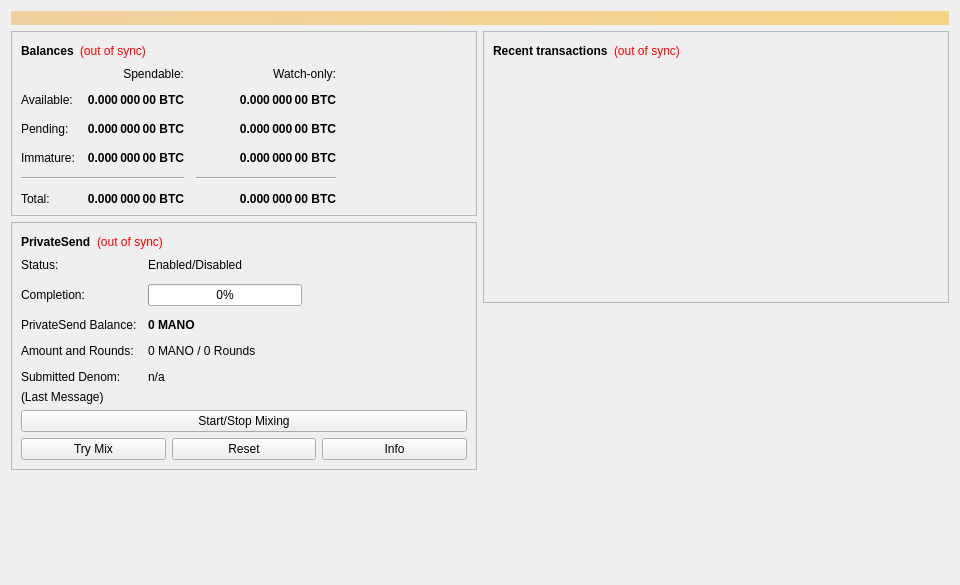
<?xml version="1.0" encoding="UTF-8"?>
<ui version="4.0">
 <class>OverviewPage</class>
 <widget class="QWidget" name="OverviewPage">
  <property name="geometry">
   <rect>
    <x>0</x>
    <y>0</y>
    <width>960</width>
    <height>585</height>
   </rect>
  </property>
  <property name="minimumSize">
   <size>
    <width>960</width>
    <height>0</height>
   </size>
  </property>
  <property name="windowTitle">
   <string>Form</string>
  </property>
  <layout class="QVBoxLayout" name="topLayout">
   <item>
    <widget class="QLabel" name="labelAlerts">
     <property name="visible">
      <bool>false</bool>
     </property>
     <property name="styleSheet">
      <string notr="true">QLabel { background-color: qlineargradient(x1: 0, y1: 0, x2: 1, y2: 0, stop:0 #F0D0A0, stop:1 #F8D488); color:#000000; }</string>
     </property>
     <property name="wordWrap">
      <bool>true</bool>
     </property>
     <property name="margin">
      <number>3</number>
     </property>
     <property name="textInteractionFlags">
      <set>Qt::TextSelectableByMouse</set>
     </property>
    </widget>
   </item>
   <item>
    <layout class="QHBoxLayout" name="horizontalLayout" stretch="1,1">
     <item>
      <layout class="QVBoxLayout" name="verticalLayout_2">
       <item>
        <widget class="QFrame" name="frame">
         <property name="frameShape">
          <enum>QFrame::StyledPanel</enum>
         </property>
         <property name="frameShadow">
          <enum>QFrame::Raised</enum>
         </property>
         <layout class="QVBoxLayout" name="verticalLayout_4">
          <item>
           <layout class="QHBoxLayout" name="horizontalLayout_4">
            <item>
             <widget class="QLabel" name="label_5">
              <property name="font">
               <font>
                <weight>75</weight>
                <bold>true</bold>
               </font>
              </property>
              <property name="text">
               <string>Balances</string>
              </property>
             </widget>
            </item>
            <item>
             <widget class="QLabel" name="labelWalletStatus">
              <property name="toolTip">
               <string>The displayed information may be out of date. Your wallet automatically synchronizes with the Mano network after a connection is established, but this process has not completed yet.</string>
              </property>
              <property name="styleSheet">
               <string notr="true">QLabel { color: red; }</string>
              </property>
              <property name="text">
               <string notr="true">(out of sync)</string>
              </property>
              <property name="alignment">
               <set>Qt::AlignLeading|Qt::AlignLeft|Qt::AlignVCenter</set>
              </property>
             </widget>
            </item>
            <item>
             <spacer name="horizontalSpacer_3">
              <property name="orientation">
               <enum>Qt::Horizontal</enum>
              </property>
              <property name="sizeHint" stdset="0">
               <size>
                <width>40</width>
                <height>20</height>
               </size>
              </property>
             </spacer>
            </item>
           </layout>
          </item>
          <item>
           <layout class="QGridLayout" name="gridLayout">
            <property name="spacing">
             <number>12</number>
            </property>
            <item row="2" column="2">
             <widget class="QLabel" name="labelWatchPending">
              <property name="font">
               <font>
                <weight>75</weight>
                <bold>true</bold>
               </font>
              </property>
              <property name="cursor">
               <cursorShape>IBeamCursor</cursorShape>
              </property>
              <property name="toolTip">
               <string>Unconfirmed transactions to watch-only addresses</string>
              </property>
              <property name="text">
               <string notr="true">0.000 000 00 BTC</string>
              </property>
              <property name="alignment">
               <set>Qt::AlignRight|Qt::AlignTrailing|Qt::AlignVCenter</set>
              </property>
              <property name="textInteractionFlags">
               <set>Qt::LinksAccessibleByMouse|Qt::TextSelectableByKeyboard|Qt::TextSelectableByMouse</set>
              </property>
             </widget>
            </item>
            <item row="2" column="1">
             <widget class="QLabel" name="labelUnconfirmed">
              <property name="font">
               <font>
                <weight>75</weight>
                <bold>true</bold>
               </font>
              </property>
              <property name="cursor">
               <cursorShape>IBeamCursor</cursorShape>
              </property>
              <property name="toolTip">
               <string>Total of transactions that have yet to be confirmed, and do not yet count toward the spendable balance</string>
              </property>
              <property name="text">
               <string notr="true">0.000 000 00 BTC</string>
              </property>
              <property name="alignment">
               <set>Qt::AlignRight|Qt::AlignTrailing|Qt::AlignVCenter</set>
              </property>
              <property name="textInteractionFlags">
               <set>Qt::LinksAccessibleByMouse|Qt::TextSelectableByKeyboard|Qt::TextSelectableByMouse</set>
              </property>
             </widget>
            </item>
            <item row="3" column="2">
             <widget class="QLabel" name="labelWatchImmature">
              <property name="font">
               <font>
                <weight>75</weight>
                <bold>true</bold>
               </font>
              </property>
              <property name="cursor">
               <cursorShape>IBeamCursor</cursorShape>
              </property>
              <property name="toolTip">
               <string>Mined balance in watch-only addresses that has not yet matured</string>
              </property>
              <property name="text">
               <string notr="true">0.000 000 00 BTC</string>
              </property>
              <property name="alignment">
               <set>Qt::AlignRight|Qt::AlignTrailing|Qt::AlignVCenter</set>
              </property>
              <property name="textInteractionFlags">
               <set>Qt::LinksAccessibleByMouse|Qt::TextSelectableByKeyboard|Qt::TextSelectableByMouse</set>
              </property>
             </widget>
            </item>
            <item row="4" column="0" colspan="2">
             <widget class="Line" name="lineSpendableBalance">
              <property name="orientation">
               <enum>Qt::Horizontal</enum>
              </property>
             </widget>
            </item>
            <item row="4" column="2">
             <widget class="Line" name="lineWatchBalance">
              <property name="sizePolicy">
               <sizepolicy hsizetype="Preferred" vsizetype="Fixed">
                <horstretch>0</horstretch>
                <verstretch>0</verstretch>
               </sizepolicy>
              </property>
              <property name="minimumSize">
               <size>
                <width>140</width>
                <height>0</height>
               </size>
              </property>
              <property name="orientation">
               <enum>Qt::Horizontal</enum>
              </property>
             </widget>
            </item>
            <item row="5" column="0">
             <widget class="QLabel" name="labelTotalText">
              <property name="text">
               <string>Total:</string>
              </property>
             </widget>
            </item>
            <item row="3" column="1">
             <widget class="QLabel" name="labelImmature">
              <property name="font">
               <font>
                <weight>75</weight>
                <bold>true</bold>
               </font>
              </property>
              <property name="cursor">
               <cursorShape>IBeamCursor</cursorShape>
              </property>
              <property name="toolTip">
               <string>Mined balance that has not yet matured</string>
              </property>
              <property name="text">
               <string notr="true">0.000 000 00 BTC</string>
              </property>
              <property name="alignment">
               <set>Qt::AlignRight|Qt::AlignTrailing|Qt::AlignVCenter</set>
              </property>
              <property name="textInteractionFlags">
               <set>Qt::LinksAccessibleByMouse|Qt::TextSelectableByKeyboard|Qt::TextSelectableByMouse</set>
              </property>
             </widget>
            </item>
            <item row="2" column="3">
             <spacer name="horizontalSpacer_2">
              <property name="orientation">
               <enum>Qt::Horizontal</enum>
              </property>
              <property name="sizeHint" stdset="0">
               <size>
                <width>40</width>
                <height>20</height>
               </size>
              </property>
             </spacer>
            </item>
            <item row="3" column="0">
             <widget class="QLabel" name="labelImmatureText">
              <property name="text">
               <string>Immature:</string>
              </property>
             </widget>
            </item>
            <item row="5" column="1">
             <widget class="QLabel" name="labelTotal">
              <property name="font">
               <font>
                <weight>75</weight>
                <bold>true</bold>
               </font>
              </property>
              <property name="cursor">
               <cursorShape>IBeamCursor</cursorShape>
              </property>
              <property name="toolTip">
               <string>Your current total balance</string>
              </property>
              <property name="text">
               <string notr="true">0.000 000 00 BTC</string>
              </property>
              <property name="alignment">
               <set>Qt::AlignRight|Qt::AlignTrailing|Qt::AlignVCenter</set>
              </property>
              <property name="textInteractionFlags">
               <set>Qt::LinksAccessibleByMouse|Qt::TextSelectableByKeyboard|Qt::TextSelectableByMouse</set>
              </property>
             </widget>
            </item>
            <item row="5" column="2">
             <widget class="QLabel" name="labelWatchTotal">
              <property name="font">
               <font>
                <weight>75</weight>
                <bold>true</bold>
               </font>
              </property>
              <property name="cursor">
               <cursorShape>IBeamCursor</cursorShape>
              </property>
              <property name="toolTip">
               <string>Current total balance in watch-only addresses</string>
              </property>
              <property name="text">
               <string notr="true">0.000 000 00 BTC</string>
              </property>
              <property name="alignment">
               <set>Qt::AlignRight|Qt::AlignTrailing|Qt::AlignVCenter</set>
              </property>
              <property name="textInteractionFlags">
               <set>Qt::LinksAccessibleByMouse|Qt::TextSelectableByKeyboard|Qt::TextSelectableByMouse</set>
              </property>
             </widget>
            </item>
            <item row="0" column="2">
             <widget class="QLabel" name="labelWatchonly">
              <property name="text">
               <string>Watch-only:</string>
              </property>
              <property name="alignment">
               <set>Qt::AlignRight|Qt::AlignTrailing|Qt::AlignVCenter</set>
              </property>
             </widget>
            </item>
            <item row="1" column="0">
             <widget class="QLabel" name="labelBalanceText">
              <property name="text">
               <string>Available:</string>
              </property>
             </widget>
            </item>
            <item row="1" column="1">
             <widget class="QLabel" name="labelBalance">
              <property name="font">
               <font>
                <weight>75</weight>
                <bold>true</bold>
               </font>
              </property>
              <property name="cursor">
               <cursorShape>IBeamCursor</cursorShape>
              </property>
              <property name="toolTip">
               <string>Your current spendable balance</string>
              </property>
              <property name="text">
               <string notr="true">0.000 000 00 BTC</string>
              </property>
              <property name="alignment">
               <set>Qt::AlignRight|Qt::AlignTrailing|Qt::AlignVCenter</set>
              </property>
              <property name="textInteractionFlags">
               <set>Qt::LinksAccessibleByMouse|Qt::TextSelectableByKeyboard|Qt::TextSelectableByMouse</set>
              </property>
             </widget>
            </item>
            <item row="1" column="2">
             <widget class="QLabel" name="labelWatchAvailable">
              <property name="font">
               <font>
                <weight>75</weight>
                <bold>true</bold>
               </font>
              </property>
              <property name="cursor">
               <cursorShape>IBeamCursor</cursorShape>
              </property>
              <property name="toolTip">
               <string>Your current balance in watch-only addresses</string>
              </property>
              <property name="text">
               <string notr="true">0.000 000 00 BTC</string>
              </property>
              <property name="alignment">
               <set>Qt::AlignRight|Qt::AlignTrailing|Qt::AlignVCenter</set>
              </property>
              <property name="textInteractionFlags">
               <set>Qt::LinksAccessibleByMouse|Qt::TextSelectableByKeyboard|Qt::TextSelectableByMouse</set>
              </property>
             </widget>
            </item>
            <item row="2" column="0">
             <widget class="QLabel" name="labelPendingText">
              <property name="text">
               <string>Pending:</string>
              </property>
             </widget>
            </item>
            <item row="0" column="1">
             <widget class="QLabel" name="labelSpendable">
              <property name="text">
               <string>Spendable:</string>
              </property>
              <property name="alignment">
               <set>Qt::AlignRight|Qt::AlignTrailing|Qt::AlignVCenter</set>
              </property>
             </widget>
            </item>
           </layout>
          </item>
         </layout>
        </widget>
       </item>
       <item>
        <widget class="QFrame" name="framePrivateSend">
         <property name="layoutDirection">
          <enum>Qt::LeftToRight</enum>
         </property>
         <property name="frameShape">
          <enum>QFrame::StyledPanel</enum>
         </property>
         <property name="frameShadow">
          <enum>QFrame::Raised</enum>
         </property>
         <layout class="QVBoxLayout" name="VerticalLayout_PS1">
          <item>
           <layout class="QHBoxLayout" name="horizontalLayout_5">
            <item>
             <widget class="QLabel" name="labelPrivateSendHeader">
              <property name="font">
               <font>
                <weight>75</weight>
                <bold>true</bold>
               </font>
              </property>
              <property name="text">
               <string>PrivateSend</string>
              </property>
             </widget>
            </item>
            <item>
             <widget class="QLabel" name="labelPrivateSendSyncStatus">
              <property name="toolTip">
               <string>The displayed information may be out of date. Your wallet automatically synchronizes with the Mano network after a connection is established, but this process has not completed yet.</string>
              </property>
              <property name="styleSheet">
               <string notr="true">QLabel { color: red; }</string>
              </property>
              <property name="text">
               <string notr="true">(out of sync)</string>
              </property>
              <property name="alignment">
               <set>Qt::AlignLeading|Qt::AlignLeft|Qt::AlignVCenter</set>
              </property>
             </widget>
            </item>
            <item>
             <spacer name="horizontalSpacer_4">
              <property name="orientation">
               <enum>Qt::Horizontal</enum>
              </property>
              <property name="sizeHint" stdset="0">
               <size>
                <width>40</width>
                <height>20</height>
               </size>
              </property>
             </spacer>
            </item>
           </layout>
          </item>
          <item>
           <layout class="QFormLayout" name="privateSendFormLayout">
            <property name="fieldGrowthPolicy">
             <enum>QFormLayout::AllNonFixedFieldsGrow</enum>
            </property>
            <property name="horizontalSpacing">
             <number>11</number>
            </property>
            <property name="verticalSpacing">
             <number>12</number>
            </property>
            <item row="0" column="0">
             <widget class="QLabel" name="labelPrivateSendEnabledText">
              <property name="text">
               <string>Status:</string>
              </property>
             </widget>
            </item>
            <item row="0" column="1">
             <widget class="QLabel" name="labelPrivateSendEnabled">
              <property name="text">
               <string>Enabled/Disabled</string>
              </property>
             </widget>
            </item>
            <item row="1" column="0">
             <widget class="QLabel" name="labelCompletitionText">
              <property name="text">
               <string>Completion:</string>
              </property>
             </widget>
            </item>
            <item row="1" column="1">
             <widget class="QProgressBar" name="privateSendProgress">
              <property name="maximumSize">
               <size>
                <width>154</width>
                <height>16777215</height>
               </size>
              </property>
              <property name="value">
               <number>0</number>
              </property>
             </widget>
            </item>
            <item row="2" column="0">
             <widget class="QLabel" name="labelAnonymizedText">
              <property name="text">
               <string>PrivateSend Balance:</string>
              </property>
             </widget>
            </item>
            <item row="2" column="1">
             <widget class="QLabel" name="labelAnonymized">
              <property name="font">
               <font>
                <weight>75</weight>
                <bold>true</bold>
               </font>
              </property>
              <property name="text">
               <string notr="true">0 MANO</string>
              </property>
             </widget>
            </item>
            <item row="3" column="0">
             <widget class="QLabel" name="labelAmountAndRoundsText">
              <property name="text">
               <string>Amount and Rounds:</string>
              </property>
             </widget>
            </item>
            <item row="3" column="1">
             <widget class="QLabel" name="labelAmountRounds">
              <property name="text">
               <string>0 MANO / 0 Rounds</string>
              </property>
             </widget>
            </item>
            <item row="4" column="0">
             <widget class="QLabel" name="labelSubmittedDenomText">
              <property name="text">
               <string>Submitted Denom:</string>
              </property>
             </widget>
            </item>
            <item row="4" column="1">
             <widget class="QLabel" name="labelSubmittedDenom">
              <property name="toolTip">
               <string>The denominations you submitted to the Masternode.&lt;br&gt;To mix, other users must submit the exact same denominations.</string>
              </property>
              <property name="text">
               <string>n/a</string>
              </property>
             </widget>
            </item>
           </layout>
          </item>
          <item>
           <layout class="QVBoxLayout" name="VerticalLayout_PS">
            <item>
             <widget class="QLabel" name="labelPrivateSendLastMessage">
              <property name="text">
               <string>(Last Message)</string>
              </property>
              <property name="alignment">
               <set>Qt::AlignLeading|Qt::AlignLeft|Qt::AlignTop</set>
              </property>
              <property name="wordWrap">
               <bool>true</bool>
              </property>
             </widget>
            </item>
            <item>
             <widget class="QPushButton" name="togglePrivateSend">
              <property name="sizePolicy">
               <sizepolicy hsizetype="MinimumExpanding" vsizetype="Fixed">
                <horstretch>0</horstretch>
                <verstretch>0</verstretch>
               </sizepolicy>
              </property>
              <property name="text">
               <string>Start/Stop Mixing</string>
              </property>
             </widget>
            </item>
            <item>
             <layout class="QHBoxLayout" name="horizontalLayout_debugbuttons">
              <item>
               <widget class="QPushButton" name="privateSendAuto">
                <property name="sizePolicy">
                 <sizepolicy hsizetype="MinimumExpanding" vsizetype="Fixed">
                  <horstretch>0</horstretch>
                  <verstretch>0</verstretch>
                 </sizepolicy>
                </property>
                <property name="toolTip">
                 <string>Try to manually submit a PrivateSend request.</string>
                </property>
                <property name="text">
                 <string>Try Mix</string>
                </property>
               </widget>
              </item>
              <item>
               <widget class="QPushButton" name="privateSendReset">
                <property name="sizePolicy">
                 <sizepolicy hsizetype="MinimumExpanding" vsizetype="Fixed">
                  <horstretch>0</horstretch>
                  <verstretch>0</verstretch>
                 </sizepolicy>
                </property>
                <property name="toolTip">
                 <string>Reset the current status of PrivateSend (can interrupt PrivateSend if it's in the process of Mixing, which can cost you money!)</string>
                </property>
                <property name="autoFillBackground">
                 <bool>false</bool>
                </property>
                <property name="text">
                 <string>Reset</string>
                </property>
               </widget>
              </item>
              <item>
               <widget class="QPushButton" name="privateSendInfo">
                <property name="sizePolicy">
                 <sizepolicy hsizetype="MinimumExpanding" vsizetype="Fixed">
                  <horstretch>0</horstretch>
                  <verstretch>0</verstretch>
                 </sizepolicy>
                </property>
                <property name="toolTip">
                 <string>Information about PrivateSend and Mixing</string>
                </property>
                <property name="text">
                 <string>Info</string>
                </property>
               </widget>
              </item>
             </layout>
            </item>
           </layout>
          </item>
         </layout>
        </widget>
       </item>
       <item>
        <spacer name="verticalSpacer">
         <property name="orientation">
          <enum>Qt::Vertical</enum>
         </property>
         <property name="sizeHint" stdset="0">
          <size>
           <width>20</width>
           <height>40</height>
          </size>
         </property>
        </spacer>
       </item>
      </layout>
     </item>
     <item>
      <layout class="QVBoxLayout" name="verticalLayout_3">
       <item>
        <widget class="QFrame" name="frame_2">
         <property name="frameShape">
          <enum>QFrame::StyledPanel</enum>
         </property>
         <property name="frameShadow">
          <enum>QFrame::Raised</enum>
         </property>
         <layout class="QVBoxLayout" name="verticalLayout">
          <item>
           <layout class="QHBoxLayout" name="horizontalLayout_2">
            <item>
             <widget class="QLabel" name="label_4">
              <property name="font">
               <font>
                <weight>75</weight>
                <bold>true</bold>
               </font>
              </property>
              <property name="text">
               <string>Recent transactions</string>
              </property>
             </widget>
            </item>
            <item>
             <widget class="QLabel" name="labelTransactionsStatus">
              <property name="toolTip">
               <string>The displayed information may be out of date. Your wallet automatically synchronizes with the Mano network after a connection is established, but this process has not completed yet.</string>
              </property>
              <property name="styleSheet">
               <string notr="true">QLabel { color: red; }</string>
              </property>
              <property name="text">
               <string notr="true">(out of sync)</string>
              </property>
              <property name="alignment">
               <set>Qt::AlignLeading|Qt::AlignLeft|Qt::AlignVCenter</set>
              </property>
             </widget>
            </item>
            <item>
             <spacer name="horizontalSpacer">
              <property name="orientation">
               <enum>Qt::Horizontal</enum>
              </property>
              <property name="sizeHint" stdset="0">
               <size>
                <width>40</width>
                <height>20</height>
               </size>
              </property>
             </spacer>
            </item>
           </layout>
          </item>
          <item>
           <widget class="QListView" name="listTransactions">
            <property name="styleSheet">
             <string notr="true">QListView { background: transparent; }</string>
            </property>
            <property name="frameShape">
             <enum>QFrame::NoFrame</enum>
            </property>
            <property name="verticalScrollBarPolicy">
             <enum>Qt::ScrollBarAlwaysOff</enum>
            </property>
            <property name="horizontalScrollBarPolicy">
             <enum>Qt::ScrollBarAlwaysOff</enum>
            </property>
            <property name="selectionMode">
             <enum>QAbstractItemView::NoSelection</enum>
            </property>
           </widget>
          </item>
         </layout>
        </widget>
       </item>
       <item>
        <spacer name="verticalSpacer_2">
         <property name="orientation">
          <enum>Qt::Vertical</enum>
         </property>
         <property name="sizeHint" stdset="0">
          <size>
           <width>20</width>
           <height>40</height>
          </size>
         </property>
        </spacer>
       </item>
      </layout>
     </item>
    </layout>
   </item>
  </layout>
 </widget>
 <resources/>
 <connections/>
</ui>
